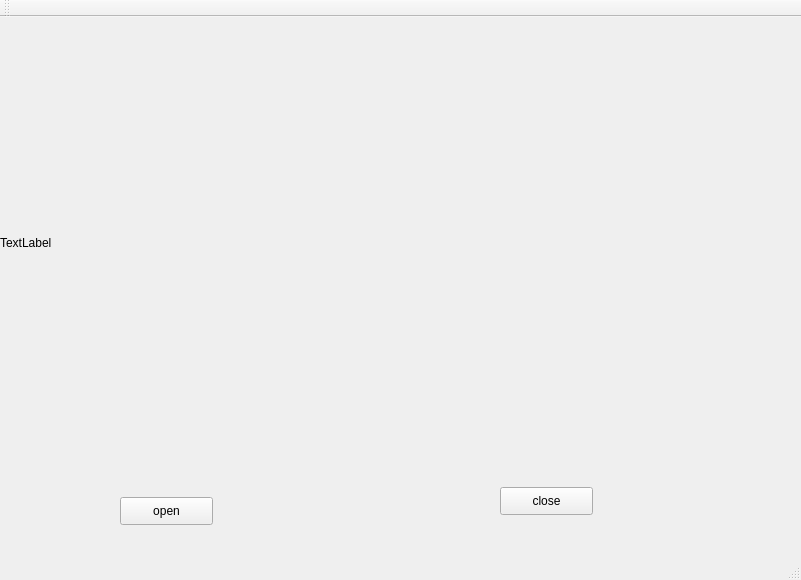
<?xml version="1.0" encoding="UTF-8"?>
<ui version="4.0">
 <class>MainWindow</class>
 <widget class="QMainWindow" name="MainWindow">
  <property name="geometry">
   <rect>
    <x>0</x>
    <y>0</y>
    <width>801</width>
    <height>580</height>
   </rect>
  </property>
  <property name="windowTitle">
   <string>MainWindow</string>
  </property>
  <widget class="QWidget" name="centralWidget">
   <widget class="QLabel" name="label">
    <property name="geometry">
     <rect>
      <x>0</x>
      <y>0</y>
      <width>801</width>
      <height>451</height>
     </rect>
    </property>
    <property name="text">
     <string>TextLabel</string>
    </property>
   </widget>
   <widget class="QPushButton" name="pushButton">
    <property name="geometry">
     <rect>
      <x>120</x>
      <y>480</y>
      <width>93</width>
      <height>28</height>
     </rect>
    </property>
    <property name="text">
     <string>open</string>
    </property>
   </widget>
   <widget class="QPushButton" name="pushButton_2">
    <property name="geometry">
     <rect>
      <x>500</x>
      <y>470</y>
      <width>93</width>
      <height>28</height>
     </rect>
    </property>
    <property name="text">
     <string>close</string>
    </property>
   </widget>
  </widget>
  <widget class="QMenuBar" name="menuBar">
   <property name="geometry">
    <rect>
     <x>0</x>
     <y>0</y>
     <width>801</width>
     <height>26</height>
    </rect>
   </property>
  </widget>
  <widget class="QToolBar" name="mainToolBar">
   <attribute name="toolBarArea">
    <enum>TopToolBarArea</enum>
   </attribute>
   <attribute name="toolBarBreak">
    <bool>false</bool>
   </attribute>
  </widget>
  <widget class="QStatusBar" name="statusBar"/>
 </widget>
 <layoutdefault spacing="6" margin="11"/>
 <resources/>
 <connections/>
</ui>
